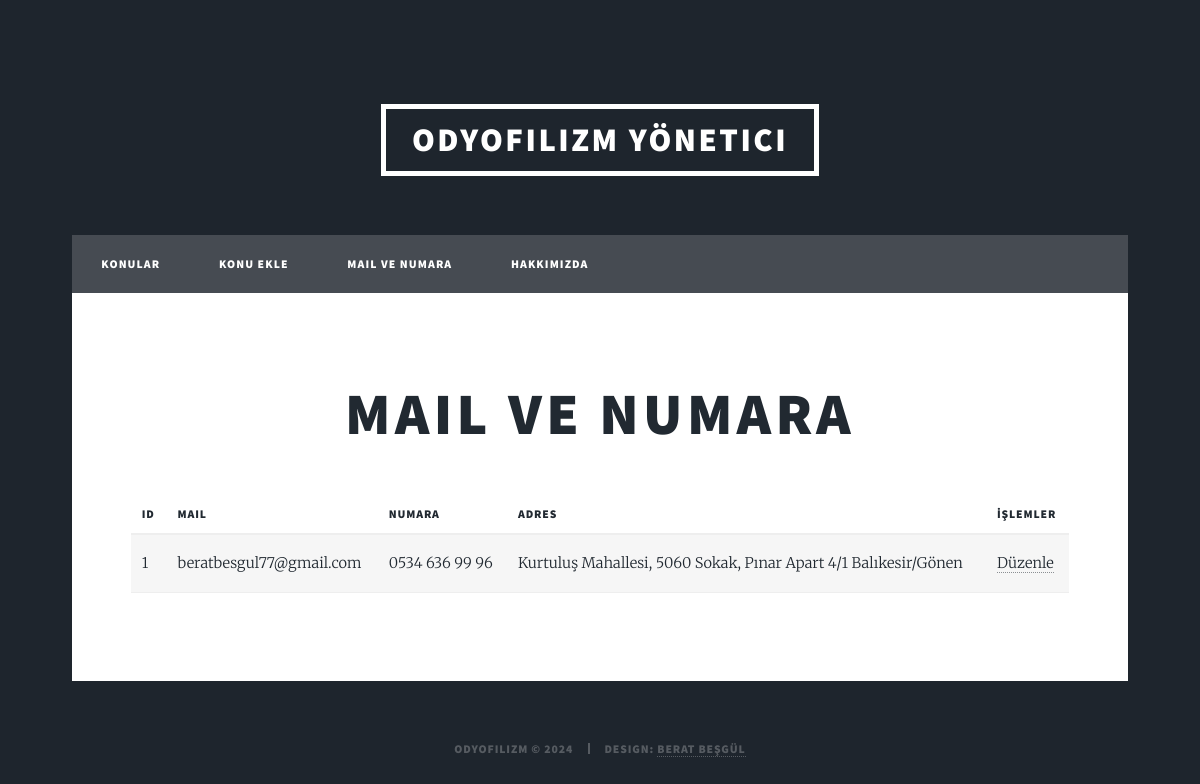
The app's page /admin/mail-num.php with its own data.
### tables this page shows
CREATE TABLE IF NOT EXISTS `kisisel2` (
  `id` int NOT NULL,
  `mail` varchar(120) NOT NULL,
  `numara` varchar(14) NOT NULL,
  `adres` tinytext NOT NULL,
  PRIMARY KEY (`id`)
);

### admin/mail-num.php (the view, shortened to what this page needs)
<!DOCTYPE HTML>
<html>
<head>
    <link rel="stylesheet" href="assets/css/main.css" />
</head>
<body class="is-preload">
<div id="wrapper">
    <header id="header">
        <a href="../index.php" class="logo">Odyofilizm Yönetici</a>
    </header>
    <nav id="nav">
        <ul class="links">
            <li><a href="görüntüle.php">Konular</a></li>
            <li><a href="ekle.php">Konu Ekle</a></li>
            <li><a href="mail-num.php">Mail ve Numara</a></li>
            <li><a href="hakkimda_admin.php">Hakkımızda</a></li>
        </ul>
    </nav>
    <div id="main">
        <section class="post">
            <header class="major">
                <h1>Mail ve Numara</h1>
            </header>
            <table>
                <thead>
                <tr>
                    <th>ID</th>
                    <th>Mail</th>
                    <th>Numara</th>
                    <th>Adres</th>
                    <th>İşlemler</th>
                </tr>
                </thead>
                <tbody>
                <?php
                require "../sql.php";
                function veriGoruntule($baglan) {
                    $sql = "SELECT id, mail, numara, adres FROM kisisel2";
                    $sonuc = $baglan->query($sql);
                    if ($sonuc->num_rows > 0) {
                        while($satir = $sonuc->fetch_assoc()) {
                            echo "<tr>
                                <td>" . $satir["id"]. "</td>
                                <td>" . $satir["mail"]. "</td>
                                <td>" . $satir["numara"]. "</td>
                                <td>" . $satir["adres"]. "</td>
                                <td><a href='düzenle2.php?id=" . $satir["id"] . "'>Düzenle</a></td>
                                </tr>";
                        }
                    } else {
                        echo "<tr><td colspan='5'>Veri bulunamadı</td></tr>";
                    }
                }
                veriGoruntule($baglan);
                ?>
                </tbody>
            </table>
        </section>
    </div>
    <div id="copyright">
        <ul><li>Odyofilizm &copy; 2024</li><li>Design: <a>Berat Beşgül</a></li></ul>
    </div>
</div>
</body>
</html>

### records on screen
kisisel2: id "1", mail "beratbesgul77@gmail.com", numara "0534 636 99 96", adres "Kurtuluş Mahallesi, 5060 Sokak, Pınar Apart 4/1 Balıkesir/Gönen"
